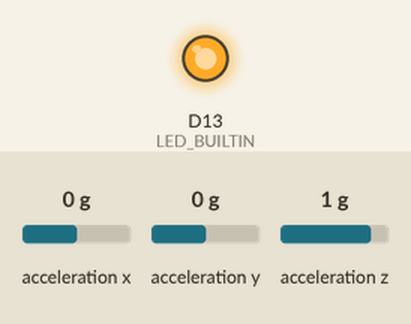
A sketch run on a simulated Arduino Nano 33 IoT. Shown: output pins drawn as LEDs (lit = HIGH). The test bench sets the inputs (shaded band); at power-on: acceleration x 0 g, acceleration y 0 g, acceleration z 1 g. Nothing arrives over Bluetooth unless stated; a phone connects over Bluetooth LE 3 s after start; what the sketch prints to the serial monitor is not drawn.

Above: at 1.2 s.
1.3 s: acceleration x set to -0.7 g
2.8 s: acceleration x set to -1 g
Timing chart, 0 to 5.8 s (numbered marks = the images above; inputs shaded):
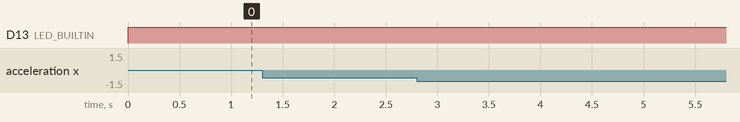

The sketch:

peripheral2.ino
```cpp
//What: Arduino BLE Notify
//Where : https://github.com/ucla-hci/m119/tree/main/m2b_peripheral
//Why : Example given in M2
#include <ArduinoBLE.h>
#include <Arduino_LSM6DS3.h>

#define BLE_UUID_ACCELEROMETER_SERVICE "1101"
#define BLE_UUID_ACCELEROMETER_X "2101"


#define BLE_DEVICE_NAME "Elfo2"
#define BLE_LOCAL_NAME "Elfo2"

BLEService accelerometerService(BLE_UUID_ACCELEROMETER_SERVICE);
BLEFloatCharacteristic accelerometerCharacteristicX(BLE_UUID_ACCELEROMETER_X, BLERead | BLENotify);


float x, y, z;
short state = 2;
void setup() {
  pinMode(LED_BUILTIN, OUTPUT);
  Serial.begin(9600);
  while(!Serial);


  Serial.print("Accelerometer sample rate = ");
  Serial.print(IMU.accelerationSampleRate());
  Serial.println("Hz");

  // initialize BLE
  if (!BLE.begin()) {
    Serial.println("Starting Bluetooth® Low Energy module failed!");
    while (1)
      ;
  }

  // set advertised local name and service UUID
  BLE.setDeviceName(BLE_DEVICE_NAME);
  BLE.setLocalName(BLE_LOCAL_NAME);
  BLE.setAdvertisedService(accelerometerService);

  accelerometerService.addCharacteristic(accelerometerCharacteristicX);


  BLE.addService(accelerometerService);

  accelerometerCharacteristicX.writeValue(0);


  // start advertising
  BLE.advertise();

  Serial.println("BLE Accelerometer Peripheral");
}

void loop() {
  BLEDevice central = BLE.central();
  if (!IMU.begin()) {
    Serial.println("Failed to initialize IMU!");
    while (1)
      ;
  }
  if (IMU.accelerationAvailable()) {
    digitalWrite(LED_BUILTIN, HIGH);
    IMU.readAcceleration(x, y, z);
    if(y > 1.0f|| y<-1.0f){
      state = 2;
    }
    else if(x > 0.9f){
      state = 0;
    }
    else if(x<-0.8f){
      state = 1;
    }
    IMU.end();
    accelerometerCharacteristicX.writeValue(state);

  } else {
    digitalWrite(LED_BUILTIN, LOW);
  }
  delay(200);
  /*  Serial.print("x : ");
    Serial.println(x);
    Serial.print("y : ");
    Serial.println(y);
    Serial.print("z : ");
    Serial.println(z);
*/

    printstate();

}
void printstate(){
  switch(state){
    case 0:
      Serial.println("UP");
    break;
    case 1:
      Serial.println("DOWN");
    break;
    case 2:
      Serial.println("STOP");
    break;
  }

}
```

Measured:
- after the input at 1.3 s, every drawn part: stays the same
- after the input at 2.8 s, every drawn part: stays the same
